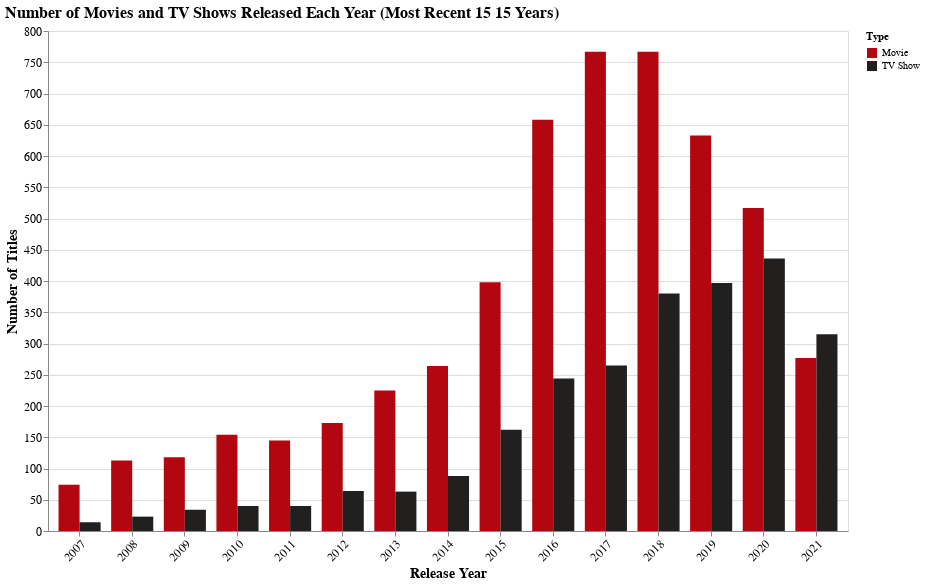

Notebook code cell kept with this figure:
### Code cell
data['release_year'] = pd.to_numeric(data['release_year'], errors='coerce')

data = data.dropna(subset=['release_year'])

recent_years = sorted(data['release_year'].unique())[-yeartoanlyize:]

filtered_data = data[data['release_year'].isin(recent_years)]

grouped_data = filtered_data.groupby(['release_year', 'type']).size().reset_index(name='count')

grouped_data['release_year'] = grouped_data['release_year'].astype(int).astype(str)


year_order = sorted(grouped_data['release_year'].unique())
titlestr = f"Number of Movies and TV Shows Released Each Year (Most Recent {yeartoanlyize} 15 Years)" 

chart = alt.Chart(grouped_data).mark_bar().encode(
    x=alt.X('release_year:N', title='Release Year', sort=year_order, axis=alt.Axis(labelAngle=-45)),
    y=alt.Y('count:Q', title='Number of Titles'),
    color=alt.Color('type:N',
                    scale=alt.Scale(domain=type_order, range=netfix_colorrange),
                    legend=alt.Legend(title='Type')),
    xOffset=alt.XOffset('type:N'),
    tooltip=[
        alt.Tooltip('release_year:N', title='Release Year'),
        alt.Tooltip('type:N', title='Type'),
        alt.Tooltip('count:Q', title='Count')
    ]
).properties(
    title=titlestr,
    width=800,
    height=500
).configure_axis(
    labelFontSize=12,
    titleFontSize=14
).configure_title(
    fontSize=16,
    anchor='start'
)
# Display the chart
chart

### Figure 1 — Vega specification as saved in the notebook (floating-point values rounded to 4 significant figures)
{"$schema": "https://vega.github.io/schema/vega/v5.json", "data": [{"name": "source_0"}, {"name": "data_0", "values": [{"count": 74, "count_end": 74.0, "count_start": 0.0, "release_year": "2007", "type": "Movie"}, {"count": 14, "count_end": 14.0, "count_start": 0.0, "release_year": "2007", "type": "TV Show"}, {"count": 113, "count_end": 113.0, "count_start": 0.0, "release_year": "2008", "type": "Movie"}, {"count": 23, "count_end": 23.0, "count_start": 0.0, "release_year": "2008", "type": "TV Show"}, {"count": 118, "count_end": 118.0, "count_start": 0.0, "release_year": "2009", "type": "Movie"}, {"count": 34, "count_end": 34.0, "count_start": 0.0, "release_year": "2009", "type": "TV Show"}, {"count": 154, "count_end": 154.0, "count_start": 0.0, "release_year": "2010", "type": "Movie"}, {"count": 40, "count_end": 40.0, "count_start": 0.0, "release_year": "2010", "type": "TV Show"}, {"count": 145, "count_end": 145.0, "count_start": 0.0, "release_year": "2011", "type": "Movie"}, {"count": 40, "count_end": 40.0, "count_start": 0.0, "release_year": "2011", "type": "TV Show"}, {"count": 173, "count_end": 173.0, "count_start": 0.0, "release_year": "2012", "type": "Movie"}, {"count": 64, "count_end": 64.0, "count_start": 0.0, "release_year": "2012", "type": "TV Show"}, {"count": 225, "count_end": 225.0, "count_start": 0.0, "release_year": "2013", "type": "Movie"}, {"count": 63, "count_end": 63.0, "count_start": 0.0, "release_year": "2013", "type": "TV Show"}, {"count": 264, "count_end": 264.0, "count_start": 0.0, "release_year": "2014", "type": "Movie"}, {"count": 88, "count_end": 88.0, "count_start": 0.0, "release_year": "2014", "type": "TV Show"}, {"count": 398, "count_end": 398.0, "count_start": 0.0, "release_year": "2015", "type": "Movie"}, {"count": 162, "count_end": 162.0, "count_start": 0.0, "release_year": "2015", "type": "TV Show"}, {"count": 658, "count_end": 658.0, "count_start": 0.0, "release_year": "2016", "type": "Movie"}, {"count": 244, "count_end": 244.0, "count_start": 0.0, "release_year": "2016", "type": "TV Show"}, {"count": 767, "count_end": 767.0, "count_start": 0.0, "release_year": "2017", "type": "Movie"}, {"count": 265, "count_end": 265.0, "count_start": 0.0, "release_year": "2017", "type": "TV Show"}, {"count": 767, "count_end": 767.0, "count_start": 0.0, "release_year": "2018", "type": "Movie"}, {"count": 380, "count_end": 380.0, "count_start": 0.0, "release_year": "2018", "type": "TV Show"}, {"count": 633, "count_end": 633.0, "count_start": 0.0, "release_year": "2019", "type": "Movie"}, {"count": 397, "count_end": 397.0, "count_start": 0.0, "release_year": "2019", "type": "TV Show"}, {"count": 517, "count_end": 517.0, "count_start": 0.0, "release_year": "2020", "type": "Movie"}, {"count": 436, "count_end": 436.0, "count_start": 0.0, "release_year": "2020", "type": "TV Show"}, {"count": 277, "count_end": 277.0, "count_start": 0.0, "release_year": "2021", "type": "Movie"}, {"count": 315, "count_end": 315.0, "count_start": 0.0, "release_year": "2021", "type": "TV Show"}]}, {"name": "source_0_x_domain_release_year", "values": [{"release_year": "2007", "sort_field": 0.0}, {"release_year": "2008", "sort_field": 1.0}, {"release_year": "2009", "sort_field": 2.0}, {"release_year": "2010", "sort_field": 3.0}, {"release_year": "2011", "sort_field": 4.0}, {"release_year": "2012", "sort_field": 5.0}, {"release_year": "2013", "sort_field": 6.0}, {"release_year": "2014", "sort_field": 7.0}, {"release_year": "2015", "sort_field": 8.0}, {"release_year": "2016", "sort_field": 9.0}, {"release_year": "2017", "sort_field": 10.0}, {"release_year": "2018", "sort_field": 11.0}, {"release_year": "2019", "sort_field": 12.0}, {"release_year": "2020", "sort_field": 13.0}, {"release_year": "2021", "sort_field": 14.0}]}, {"name": "data_0_xOffset_domain_type", "values": [{"type": "Movie"}, {"type": "TV Show"}]}], "marks": [{"type": "rect", "name": "marks", "from": {"data": "data_0"}, "encode": {"update": {"y": {"field": "count_end", "scale": "y"}, "x": {"field": "release_year", "scale": "x", "offset": {"field": "type", "scale": "xOffset"}}, "y2": {"field": "count_start", "scale": "y"}, "width": {"signal": "max(0.25, bandwidth('xOffset'))"}, "tooltip": {"signal": "{\"Release Year\": isValid(datum[\"release_year\"]) ? datum[\"release_year\"] : \"\"+datum[\"release_year\"], \"Type\": isValid(datum[\"type\"]) ? datum[\"type\"] : \"\"+datum[\"type\"], \"Count\": format(datum[\"count\"], \"\")}"}, "fill": {"field": "type", "scale": "color"}}}, "style": ["bar"]}], "scales": [{"name": "x", "type": "band", "domain": {"data": "source_0_x_domain_release_year", "field": "release_year", "sort": {"op": "max", "field": "sort_field"}}, "range": [0, {"signal": "width"}], "paddingInner": 0.2, "paddingOuter": 0.2}, {"name": "y", "type": "linear", "domain": {"data": "data_0", "fields": ["count_start", "count_end"]}, "range": [{"signal": "height"}, 0], "nice": true, "zero": true}, {"name": "xOffset", "type": "band", "domain": {"data": "data_0_xOffset_domain_type", "field": "type", "sort": true}, "range": [0, {"signal": "bandwidth('x')"}]}, {"name": "color", "type": "ordinal", "domain": ["Movie", "TV Show"], "range": ["#b20710", "#221f1f"]}], "axes": [{"scale": "y", "ticks": false, "gridScale": "x", "minExtent": 0, "zindex": 0, "labels": false, "aria": false, "maxExtent": 0, "orient": "left", "tickCount": {"signal": "ceil(height/40)"}, "grid": true, "domain": false}, {"scale": "x", "zindex": 0, "labelAlign": "right", "grid": false, "orient": "bottom", "labelAngle": 315, "title": "Release Year", "labelBaseline": "top"}, {"scale": "y", "orient": "left", "zindex": 0, "grid": false, "title": "Number of Titles", "labelOverlap": true, "tickCount": {"signal": "ceil(height/40)"}}], "title": {"text": "Number of Movies and TV Shows Released Each Year (Most Recent 15 15 Years)", "anchor": "start"}, "height": 500, "background": "white", "padding": 5, "legends": [{"title": "Type", "fill": "color", "symbolType": "square"}], "width": 800, "style": "cell", "config": {"axis": {"labelFontSize": 12, "titleFontSize": 14}, "style": {"group-title": {"fontSize": 16}}}}
